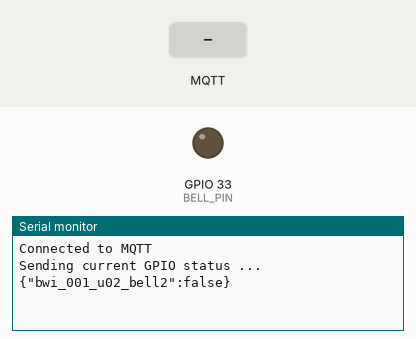
A sketch run on a simulated ESP32. Shown: output pins drawn as LEDs (lit = HIGH), the last lines printed to the serial monitor. The inputs (shaded band) are chosen by the test bench. WiFi joins after 1.5 s; servers stay silent unless stated; no MQTT or app messages arrive unless stated.

Above: at 1.7 s.
1.8 s: MQTT message "getGpioStatus" arrives on the first subscribed topic
At 3.2 s:
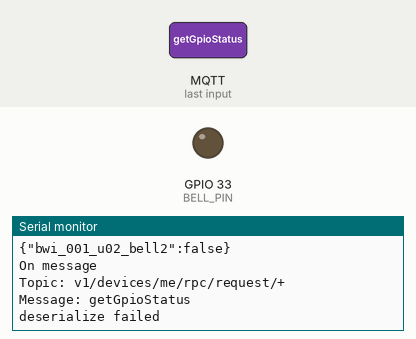
3.5 s: MQTT message "setGpioStatus" arrives on the first subscribed topic
At 5.2 s:
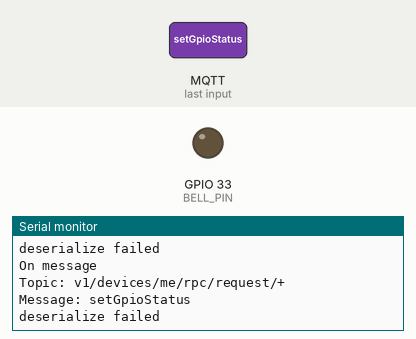
5.5 s: MQTT message "1" arrives on the first subscribed topic
At 6.8 s:
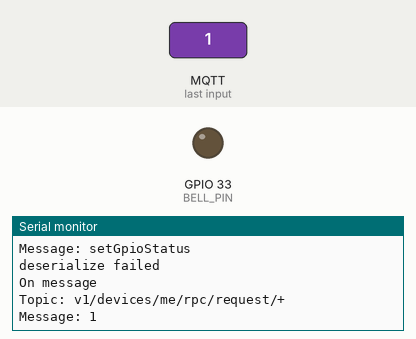

The sketch:

shed001_bell2.ino
```cpp
#include <Arduino.h>
#include <ArduinoJson.h>
#include <PubSubClient.h>
#include <WiFi.h>
#include <ESPmDNS.h>
#include <WiFiUdp.h>
#include <ArduinoOTA.h>

#define SSID "SpeedTest"
#define PASS "Test12345"

#define TB_SERVER "iot.abc-server.id"
#define TB_PORT 1883
#define TB_TOKEN "tRBRIOUt3H10IgX9ppsM"

#define BELL_PIN 33
#define NAME_PIN "bwi_001_u02_bell2"

#define TRANSMISSION_DELAY 1000

WiFiClient wifiClient;
PubSubClient client(wifiClient);

boolean gpioState = false;

// TaskHandle_t process;
TaskHandle_t transmission;

void setup()
{
  Serial.begin(115200);
  pinMode(BELL_PIN, OUTPUT);
  delay(10);
  connectWiFi();

  ArduinoOTA.setHostname("bwi-001-controller-unit-02");
  ArduinoOTA.setPassword("admin");
  ArduinoOTA.begin();

  // client.setServer(TB_SERVER, TB_PORT);
  // client.setCallback(onMessage);
  // xTaskCreatePinnedToCore(dataProcessing, "process", 20000, NULL, 1, &process, 0);
  // delay(500);

  xTaskCreatePinnedToCore(dataTransmission, "transmission", 20000, NULL, 1, &transmission, 1);
  delay(500);
}

void setStatus(String pin, boolean enabled)
{
  if (pin == NAME_PIN)
  {
    digitalWrite(BELL_PIN, enabled ? HIGH : LOW);
    gpioState = enabled;
  }
}
String getStatus()
{
  StaticJsonDocument<200> doc;
  doc[NAME_PIN] = gpioState ? true : false;
  String payload;
  serializeJson(doc, payload);
  Serial.println(payload);
  return payload;
}

// The callback for when a PUBLISH message is received from the server.
void onMessage(const char *topic, byte *payload, unsigned int length)
{

  Serial.println("On message");

  char json[length + 1];
  strncpy(json, (char *)payload, length);
  json[length] = '\0';

  Serial.print("Topic: ");
  Serial.println(topic);
  Serial.print("Message: ");
  Serial.println(json);

  StaticJsonDocument<200> doc;
  DeserializationError error = deserializeJson(doc, json);
  if (error)
  {
    Serial.println("deserialize failed");
    return;
  }

  String methodName = String((const char *)doc["method"]);

  if (methodName.equals("getGpioStatus"))
  {
    // Reply with GPIO status
    String responseTopic = String(topic);
    responseTopic.replace("request", "response");
    client.publish(responseTopic.c_str(), getStatus().c_str());
  }
  else if (methodName.equals("setGpioStatus"))
  {
    // Update GPIO status and reply
    setStatus(doc["params"]["pin"], doc["params"]["enabled"]);
    String responseTopic = String(topic);
    responseTopic.replace("request", "response");
    client.publish(responseTopic.c_str(), getStatus().c_str());
    client.publish("v1/devices/me/attributes", getStatus().c_str());
    // client.publish("v1/devices/me/telemetry", getStatus().c_str());
  }
}

void connectWiFi()
{
  WiFi.begin(SSID, PASS);
}

void connectMQTT()
{
  client.setServer(TB_SERVER, TB_PORT);
  client.setCallback(onMessage);
  // while (!client.connected()) {
  //   status = WiFi.status();
  //   if ( status != WL_CONNECTED) {
  //    WiFi.begin(SSID, PASS);
  //     while (WiFi.status() != WL_CONNECTED) {
  //       delay(500);
  //       Serial.print(".");
  //     }
  //     Serial.println("Connected to AP");
  //   }
  //   Serial.print("Connecting to ThingsBoard node ...");
  //   // Attempt to connect (clientId, username, password)
  if (client.connect("Unit bwi-001-controller-unit-02", TB_TOKEN, NULL))
  {
    Serial.println("Connected to MQTT");
    // Subscribing to receive RPC requests
    client.subscribe("v1/devices/me/rpc/request/+");
    // Sending current GPIO status
    Serial.println("Sending current GPIO status ...");
    client.publish("v1/devices/me/attributes", getStatus().c_str());
    // client.publish("v1/devices/me/telemetry", getStatus().c_str());
  }
  else
  {
    Serial.print("Failed, rc=");
    Serial.print(client.state());
    Serial.println(" Retrying in 3 seconds...");
    delay(3000);
  }
}
// }

void dataProcessing(void *parameters)
{
  for (;;)
  {
  }
}

void dataTransmission(void *parameters)
{
  for (;;)
  {
    if (!client.connected())
    {
      connectMQTT();
    }
    client.loop();
    delay(TRANSMISSION_DELAY);
  }
}

void loop()
{
  ArduinoOTA.handle();
}
```

Measured:
- after the input at 1.8 s, the serial monitor: prints a new line after 0.26 s (image 1)
- after the input at 3.5 s, the serial monitor: prints a new line after 0.57 s (image 2)
- after the input at 5.5 s, the serial monitor: prints a new line after 0.57 s (image 3)
